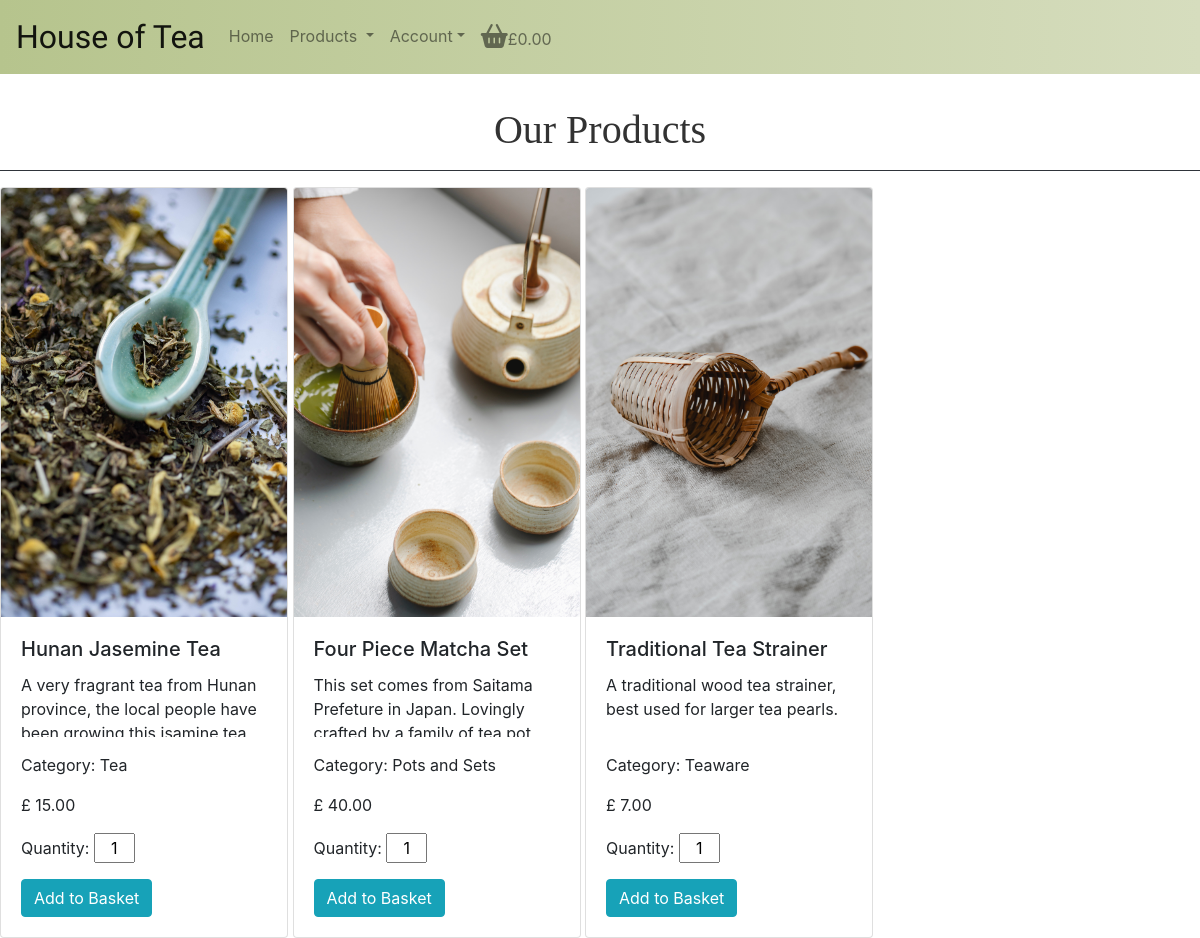
Screenshot of /products/ with the database file from the repository.
### products/models.py (models this page shows, shortened)
class Product(models.Model):
    name = models.CharField(max_length=50, null=True)
    sku = models.CharField(max_length=254, null=True, blank=True)
    price = models.FloatField()
    info = models.TextField()
    category = models.ForeignKey('Categories', null=True, blank=True, on_delete=models.SET_NULL)
    image = models.ImageField()
    image_url = models.URLField(null=True, blank=True)
    weight = models.BooleanField(default=False, null=True, blank=True)

class Categories(models.Model):
    category = models.CharField(max_length=30)
    def __str__(self):
        return self.category

### products/views.py (the view)
# urls.py: path('', views.productsView, name='products'),
def productsView(request):
    categories = None
    products = Product.objects.all()
    if request.GET:
        if 'category' in request.GET:
            categories = request.GET['category'].split(',')
            products = products.filter(category__category__in=categories)
            categories = Categories.objects.filter(category__in=categories)
    context = {
        'products': products,
        'categories': categories,
    }
    return render(request, 'products/products.html', context)

### basket/contexts.py (called while the page is built, shortened)
def current_basket(request):
    basket_items = []
    total = 0
    product_quantity = 0
    basket = request.session.get('basket', {})
    if total < settings.DELIVERY_CHARGE_MAX:
        delivery = total * settings.DELIVERY_CHARGE/50
        delivery_threshold = settings.DELIVERY_CHARGE_MAX - delivery
    else:
        delivery = 30
        delivery_threshold = 0
    grand_total = delivery + total
    context = {
        'basket_items': basket_items,
        'total': total,
        'product_quantity': product_quantity,
        'delivery': delivery,
        'delivery_threshold': delivery_threshold,
        'grand_total': grand_total,
        'delivery_charge': settings.DELIVERY_CHARGE,
        'delivery_charge_max': settings.DELIVERY_CHARGE_MAX,
    }
    return context

### products/templates/products/products.html (shortened to what this page needs)
{% extends "base.html" %}
{% load static %}
{% block content %}
{% if categories %}
{% for category in categories %}
<a class="text-decoration-none" href="{% url 'products' %}?category={{ category.category }}">
  <h1 class="title">Our {{ category.category }}</h1>
  <hr class="divider bg-dark">
</a>
{% endfor %}
{% else %}
<h1 class="title">Our Products</h1>
<hr class="divider bg-dark">
{% endif %}
{% for product in products %}
<div class="card">
  <a href="{% url 'product_info' product.pk %}">
    <img class="card-img-top" src="{{ product.image.url }}" alt="Card image cap">
  </a>
  <div class="card-body">
    <h5 class="card-title">{{ product.name }}</h5>
    <p class="card-text">{{ product.info }}</p>
    <P>Category: {{ product.category }}</P>
    <p>£ {{ product.price|floatformat:2 }} </p>
   <form action="{% url 'add_to_basket' product.pk %}" method="POST">
    <div class="mb-3">
      <p class="d-inline">Quantity:</p>
    <input class="col-2" type="form-control qty_input" type="number" name="quantity" value="1" min="1" max="99" id="id_qty_{{ product.id }}">
    </div>
    <input class="btn btn-info d-block" type="submit" value="Add to Basket">
   </form>
  </div>
</div>
{% endfor %}
{% endblock %}

### templates/base.html (shortened to what this page needs)
{% load static %}
<!DOCTYPE html>
<html lang="en">
<head>
  {% block corecss %}
  <link rel="stylesheet" href="https://cdn.jsdelivr.net/npm/bootstrap@4.6.2/dist/css/bootstrap.min.css"
>
  <link rel="stylesheet" href="{% static 'css/style.css' %}">
  {% endblock %}
</head>
<body>
  <nav class="navbar navbar-expand-lg sticky-top navbar-light bg-light gradient">
    <a class="navbar-brand logo align-middle" href="{% url 'home' %}">House of Tea</a>
    <div class="collapse navbar-collapse" id="navbarSupportedContent">
      <ul class="navbar-nav mr-auto">
        <li class="nav-item">
          <a class="nav-link" href="{% url 'home' %}">Home</a>
        </li>
        <li class="nav-item dropdown">
          <a class="nav-link dropdown-toggle" href="#" role="button" data-toggle="dropdown" aria-haspopup="true"
            aria-expanded="false">
            Products
          </a>
        </li>
        <li class="nav-item dropdown">
          <a class="nav-link dropdown-toggle" href="#" role="button" data-toggle="dropdown" aria-haspopup="true"
            aria-expanded="false">Account</a>
        </li>
        <li class="nav-item">
          <div>
            <a class="nav-link basket-icon align-middle" href="{% url 'basket' %}"><i class="fas fa-shopping-basket"></i>£{{grand_total|floatformat:2}}</a>
          </div>
        </li>
      </ul>
    </div>
  </nav>
  {% block content %}
  {% endblock %}
</body>
</html>

### static/css/style.css (style rules this page uses)
body { font-family: 'Montserrat' ,Arial, Helvetica, sans-serif width: 100%; }
.title { font-family: 'Libre Baskerville', 'Times New Roman', Times, serif; text-align: center; padding-top: 2rem; color: rgb(50, 50, 50); }
.logo { font-family: 'Kolker Brush'; font-size: 2rem; }
.basket-icon > i { font-size: 1.5rem; }
.gradient { background: rgb(182, 196, 141); background: -webkit-linear-gradient(to right, rgba(182, 196, 141, 1), rgba(214, 221, 190, 1)); background: linear-gradient(to right, rgba(182, 196, 141, 1), rgba(214, 221, 190, 1)) }
.card { display: inline-block; width: 18rem; }
.card-text { height: 4rem; overflow-x:hidden; white-space: wrap; }

### rows the page displays
Product: image (picture), name "Hunan Jasemine Tea", info "A very fragrant tea from Hunan province, the local people have…", category "Tea", price "15.00", quantity "1"
Product: image (picture), name "Four Piece Matcha Set", info "This set comes from Saitama Prefeture in Japan. Lovingly…", category "Pots and Sets", price "40.00"
Product: image (picture), name "Traditional Tea Strainer", info "A traditional wood tea strainer, best used for larger tea pearls.", category "Teaware", price "7.00"

### other values shown
{{ grand_total|floatformat:2 }} "0.00"
